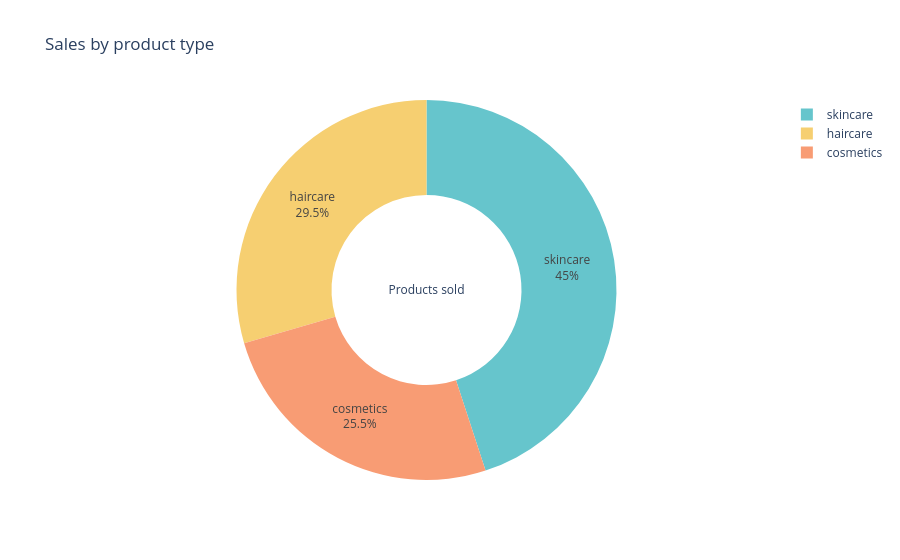

The cell this chart's notebook holds for it:
### Code cell
#let’s have a look at the sales by product type
sales = data.groupby('Product type')['Number of products sold'].sum().reset_index()
fig1 = px.pie(sales, names='Product type', values='Number of products sold', hole=0.5,title = 'Sales by product type',color_discrete_sequence=px.colors.qualitative.Pastel)
fig1.update_traces(title='Products sold', textposition='inside',textinfo='label+percent')
fig1.show()

### Figure 1 — Plotly figure (JSON) as saved in the notebook; plotly's stock layout.template omitted (floating-point values rounded to 4 significant figures)
{"data": [{"domain": {"x": [0, 1], "y": [0, 1]}, "hole": 0.5, "hovertemplate": "Product type=%{label}<br>Number of products sold=%{value}<extra></extra>", "labels": ["cosmetics", "haircare", "skincare"], "legendgroup": "", "name": "", "showlegend": true, "textinfo": "label+percent", "textposition": "inside", "title": {"text": "Products sold"}, "type": "pie", "values": [11757, 13611, 20731]}], "layout": {"legend": {"tracegroupgap": 0}, "piecolorway": ["rgb(102, 197, 204)", "rgb(246, 207, 113)", "rgb(248, 156, 116)", "rgb(220, 176, 242)", "rgb(135, 197, 95)", "rgb(158, 185, 243)", "rgb(254, 136, 177)", "rgb(201, 219, 116)", "rgb(139, 224, 164)", "rgb(180, 151, 231)", "rgb(179, 179, 179)"], "title": {"text": "Sales by product type"}}}
